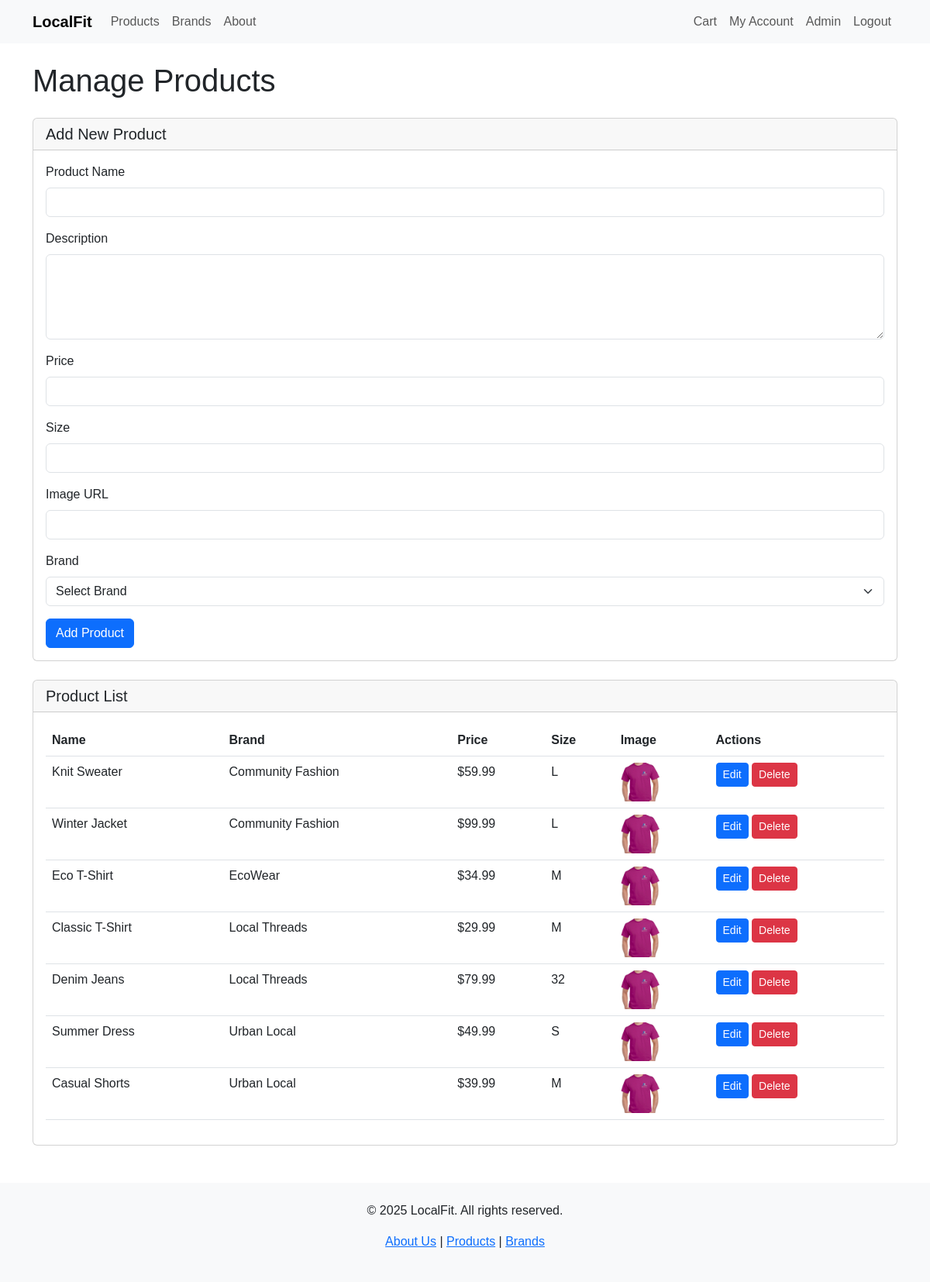
Screenshot of /admin/manage_products.php (signed in) with the database file from the repository.
### tables this page shows
CREATE TABLE IF NOT EXISTS products (
    productID INT AUTO_INCREMENT PRIMARY KEY,
    name VARCHAR(255) NOT NULL,
    description TEXT,
    price FLOAT NOT NULL,
    size VARCHAR(50),
    imageURL VARCHAR(255),
    brandID INT,
    FOREIGN KEY (brandID) REFERENCES brands(brandID),
    INDEX idx_brandID (brandID),
    INDEX idx_price (price)
);

CREATE TABLE IF NOT EXISTS brands (
    brandID INT AUTO_INCREMENT PRIMARY KEY,
    name VARCHAR(255) NOT NULL,
    logoURL VARCHAR(255),
    socialLinks TEXT,
    INDEX idx_name (name)
);

### admin/manage_products.php (the view, shortened to what this page needs)
<?php
require_once '../includes/functions.php';
$stmt = $conn->prepare("
    SELECT p.*, b.name as brandName
    FROM products p
    JOIN brands b ON p.brandID = b.brandID
");
$stmt->execute();
$products = $stmt->fetchAll(PDO::FETCH_ASSOC);
$editProduct = null;
include '../includes/header.php';
?>
<h1 class="mb-4">Manage Products</h1>
<div class="card mb-4">
    <div class="card-header">
        <h5 class="mb-0"><?php echo $editProduct ? 'Edit Product' : 'Add New Product'; ?></h5>
    </div>
    <div class="card-body">
        <form method="post">
            <div class="mb-3">
                <label for="name" class="form-label">Product Name</label>
                <input type="text" class="form-control" id="name" name="name" value="<?= htmlspecialchars($editProduct['name'] ?? '') ?>" required>
            </div>
            <div class="mb-3">
                <label for="description" class="form-label">Description</label>
                <textarea class="form-control" id="description" name="description" rows="4"><?= htmlspecialchars($editProduct['description'] ?? '') ?></textarea>
            </div>
            <div class="mb-3">
                <label for="price" class="form-label">Price</label>
                <input type="number" step="0.01" class="form-control" id="price" name="price" value="<?= htmlspecialchars($editProduct['price'] ?? '') ?>" required>
            </div>
            <div class="mb-3">
                <label for="size" class="form-label">Size</label>
                <input type="text" class="form-control" id="size" name="size" value="<?= htmlspecialchars($editProduct['size'] ?? '') ?>">
            </div>
            <div class="mb-3">
                <label for="imageURL" class="form-label">Image URL</label>
                <input type="text" class="form-control" id="imageURL" name="imageURL" value="<?= htmlspecialchars($editProduct['imageURL'] ?? '') ?>">
            </div>
            <div class="mb-3">
                <label for="brandID" class="form-label">Brand</label>
                <select class="form-select" id="brandID" name="brandID" required>
                    <option value="">Select Brand</option>
                </select>
            </div>
            <button type="submit" class="btn btn-primary"><?php echo $editProduct ? 'Update Product' : 'Add Product'; ?></button>
        </form>
    </div>
</div>
<div class="card">
    <div class="card-header">
        <h5 class="mb-0">Product List</h5>
    </div>
    <div class="card-body">
        <table class="table">
            <thead>
                <tr>
                    <th>Name</th>
                    <th>Brand</th>
                    <th>Price</th>
                    <th>Size</th>
                    <th>Image</th>
                    <th>Actions</th>
                </tr>
            </thead>
            <tbody>
                <?php foreach ($products as $product): ?>
                    <tr>
                        <td><?= htmlspecialchars($product['name']) ?></td>
                        <td><?= htmlspecialchars($product['brandName']) ?></td>
                        <td>$<?= number_format($product['price'], 2) ?></td>
                        <td><?= htmlspecialchars($product['size'] ?? '') ?></td>
                        <td><img src="<?= $product['imageURL'] ?>" alt="<?= $product['name'] ?>" style="max-width: 50px;"></td>
                        <td>
                            <a href="?edit=<?= $product['productID'] ?>" class="btn btn-sm btn-primary">Edit</a>
                            <a href="?delete=<?= $product['productID'] ?>" class="btn btn-sm btn-danger" onclick="return confirm('Are you sure?')">Delete</a>
                        </td>
                    </tr>
                <?php endforeach; ?>
            </tbody>
        </table>
    </div>
</div>
<?php include '../includes/footer.php'; ?>

### assets/css/style.css (style rules this page uses)
body { font-family: Arial, sans-serif; }

### rows the page displays
products: name "Knit Sweater", brandID.name "Community Fashion", price "59.99", size "L", imageURL (placeholder picture)
products: name "Winter Jacket", brandID.name "Community Fashion", price "99.99", size "L", imageURL (placeholder picture)
products: name "Eco T-Shirt", brandID.name "EcoWear", price "34.99", size "M", imageURL (placeholder picture)
products: name "Classic T-Shirt", brandID.name "Local Threads", price "29.99", size "M", imageURL (placeholder picture)
products: name "Denim Jeans", brandID.name "Local Threads", price "79.99", size "32", imageURL (placeholder picture)
products: name "Summer Dress", brandID.name "Urban Local", price "49.99", size "S", imageURL (placeholder picture)
products: name "Casual Shorts", brandID.name "Urban Local", price "39.99", size "M", imageURL (placeholder picture)
